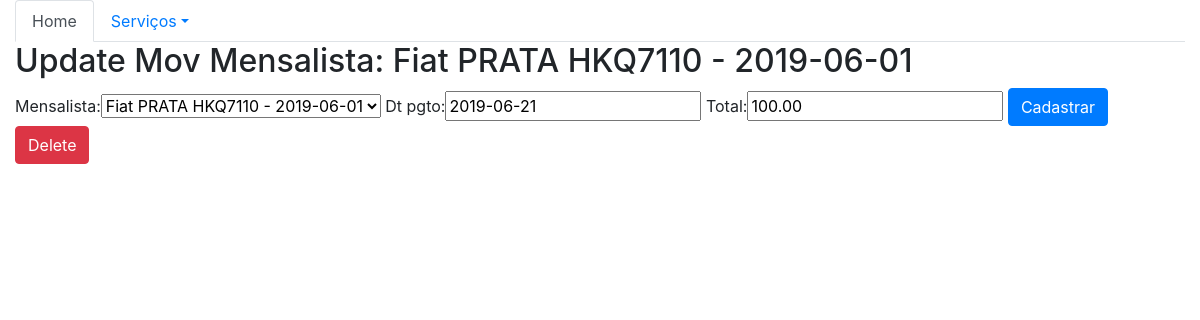
Screenshot of /mov_mensalista_update/5/ with the database file from the repository.
### core/models.py (models this page shows)
class MovMensalista(models.Model):
    mensalista = models.ForeignKey('Mensalista', on_delete=models.CASCADE)
    dt_pgto = models.DateField()
    total = models.DecimalField(max_digits=6,decimal_places=2)
    def __str__(self):
        return str(self.mensalista)

class Mensalista(models.Model):
    veiculo = models.ForeignKey('Veiculo', on_delete=models.CASCADE)
    inicio = models.DateField()
    valor_mes = models.DecimalField(max_digits=6,decimal_places=2)
    def __str__(self):
        return str(self.veiculo) + ' - ' + str(self.inicio)

class Veiculo(models.Model):
    marca = models.ForeignKey('Marca', on_delete=models.CASCADE)
    placa = models.CharField(max_length=7)
    proprietario = models.ForeignKey('Pessoa', on_delete=models.CASCADE)
    cor = models.CharField(max_length=15)
    observacoes = models.TextField()
    def __str__(self):
        return str(self.marca) + ' ' + self.cor +  ' ' + self.placa

class Marca(models.Model):
    nome = models.CharField(max_length=50)
    def __str__(self):
        return self.nome

### core/views.py (the view)
# urls.py: path('mov_mensalista_update/<int:id>/', mov_mensalista_update, name='core_movmensalistas_update'),
def mov_mensalista_update(request, id):
    data = {}
    movmensalistas = MovMensalista.objects.get(id=id)
    form = MovMensalistaForm(request.POST or None, instance=movmensalistas)
    data['movmensalistas'] = movmensalistas
    data['form'] = form
    if request.method == 'POST':
        if form.is_valid():
            form.save()
            return redirect('core_lista_movmensalistas')
    else:
        return render(request, 'core/update_movmensalista.html', data)

### core/forms.py
class MovMensalistaForm(ModelForm):
    class Meta:
        model = MovMensalista
        fields = '__all__'

### core/templates/core/update_movmensalista.html (shortened to what this page needs)
{% extends "base.html" %}
{% load bootstrap %}
{% block main %}
<div class="row">
    <div class="col-12">
        <h2> Update Mov Mensalista: {{movmensalistas}} </h2>
<div class="row">
    <div class="col-12">
        <form action="{% url 'core_movmensalistas_update' movmensalistas.id %}" method="POST">
                {{ form |bootstrap }}
                <button type="submit" class="btn btn-primary"> Cadastrar </button>
                <a href="{% url 'core_movmensalistas_delete' movmensalistas.id %}" class="btn btn-danger">Delete</a>
        </form>
{% endblock %}

### rows the page displays
MovMensalista: mensalista.inicio "Fiat PRATA HKQ7110 - 2019-06-01", mensalista "Fiat PRATA HKQ7110 - 2019-06-01", dt_pgto "2019-06-21", total "100.00"
